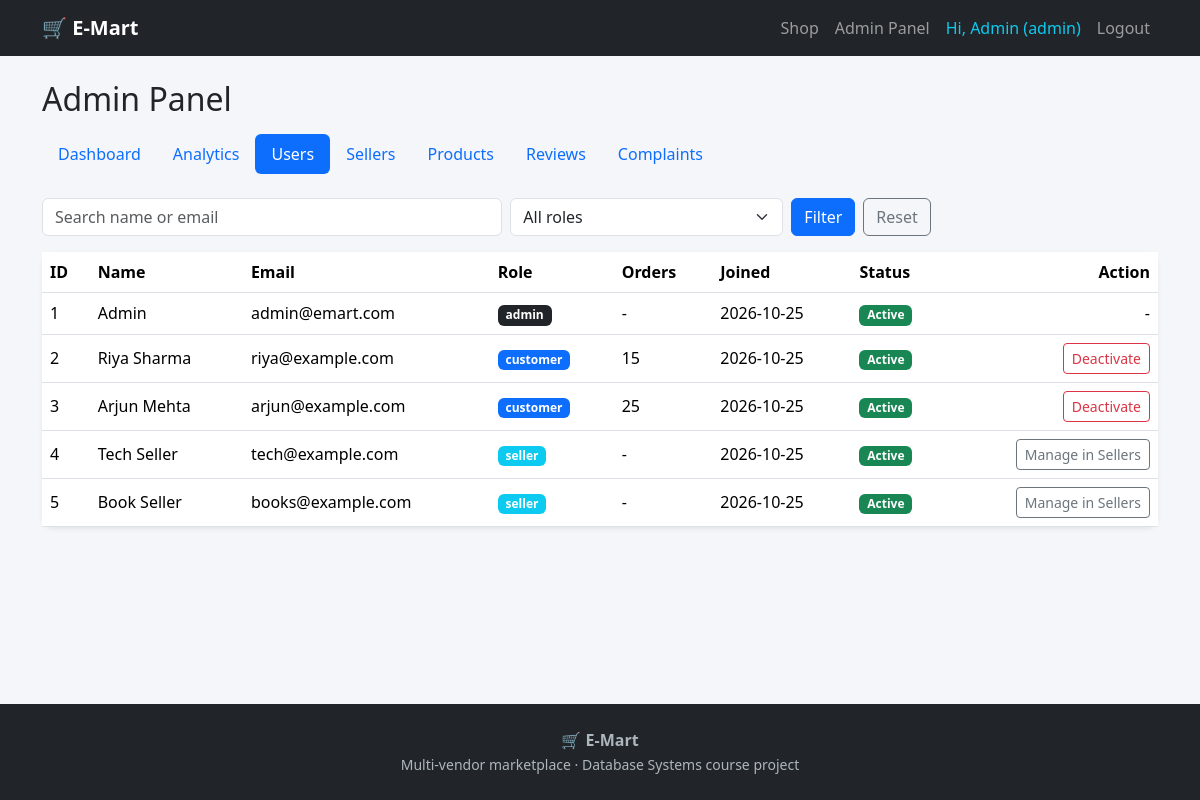
Page /admin/users (signed in) on the committed database.
### tables this page shows
CREATE TABLE users (
    user_id       INTEGER PRIMARY KEY AUTOINCREMENT,
    name          TEXT NOT NULL,
    email         TEXT NOT NULL UNIQUE,
    password_hash TEXT NOT NULL,
    role          TEXT NOT NULL CHECK (role IN ('customer', 'seller', 'admin')),
    is_active     INTEGER NOT NULL DEFAULT 1 CHECK (is_active IN (0, 1)),
    created_at    TEXT NOT NULL DEFAULT CURRENT_TIMESTAMP
);

### routes/admin.py (the view)
@admin_bp.route("/users")
@login_required("admin")
def users():
    q = request.args.get("q", "").strip()
    role = request.args.get("role", "")
    sql = """SELECT u.user_id, u.name, u.email, u.role, u.is_active, u.created_at,
                    (SELECT COUNT(*) FROM orders o WHERE o.user_id = u.user_id) AS order_count
             FROM users u WHERE 1 = 1"""
    params = []
    if q:
        sql += " AND (u.name LIKE ? OR u.email LIKE ?)"
        params += [f"%{q}%"] * 2
    if role in ("customer", "seller", "admin"):
        sql += " AND u.role = ?"
        params.append(role)
    sql += " ORDER BY u.user_id"
    conn = get_connection()
    rows = conn.execute(sql, params).fetchall()
    conn.close()
    return render_template("admin/users.html", rows=rows, q=q, role=role)

### app.py (called while the page is built)
def get_csrf_token():
    if "csrf_token" not in session:
        session["csrf_token"] = secrets.token_hex(16)
    return session["csrf_token"]

@app.before_request
def csrf_protect():
    session.permanent = True
    if request.method == "POST":
        sent = request.form.get("csrf_token", "")
        expected = session.get("csrf_token", "")
        if not expected or not hmac.compare_digest(sent, expected):
            abort(400)

@app.context_processor
def inject_csrf():
    return {"csrf_token": get_csrf_token()}

@app.before_request
def load_logged_in_user():
    g.user = None
    user_id = session.get("user_id")
    if user_id is not None:
        conn = get_connection()
        user = conn.execute(
            "SELECT user_id, name, email, role, is_active FROM users WHERE user_id = ?",
            (user_id,)).fetchone()
        conn.close()
        if user is None or not user["is_active"]:
            session.pop("user_id", None)
        else:
            g.user = user

@app.context_processor
def inject_cart_count():
    count = 0
    try:
        if g.get("user") is not None and g.user["role"] == "customer":
            conn = get_connection()
            count = conn.execute(
                "SELECT COALESCE(SUM(quantity), 0) FROM cart_items WHERE user_id = ?",
                (g.user["user_id"],)).fetchone()[0]
            conn.close()
    except sqlite3.Error:
        count = 0          # an error page must never crash because of the navbar
    return {"cart_count": count}

### db.py (called while the page is built)
def get_connection():
    conn = sqlite3.connect(DB_PATH)
    conn.row_factory = sqlite3.Row          # lets us use row["name"]
    conn.execute("PRAGMA foreign_keys = ON")
    return conn

### helpers.py (called while the page is built)
def login_required(role=None):
    def decorator(view):
        @wraps(view)
        def wrapper(*args, **kwargs):
            if g.user is None:
                flash("Please log in first.", "warning")
                return redirect(url_for("auth.login"))
            if role and g.user["role"] != role:
                flash("You don't have access to that page.", "danger")
                return redirect(url_for("home"))
            return view(*args, **kwargs)
        return wrapper
    return decorator

### templates/admin/users.html (shortened to what this page needs)
{% extends "base.html" %}
{% block content %}
<h2 class="mb-3">Admin Panel</h2>
{% include "admin/_tabs.html" %}
<form method="GET" class="row g-2 mb-3">
  <div class="col-md-5"><input type="text" name="q" value="{{ q }}" class="form-control" placeholder="Search name or email"></div>
  <div class="col-md-3">
    <select name="role" class="form-select">
      <option value="">All roles</option>
    </select>
  </div>
  <div class="col-md-4 d-flex gap-2">
    <button class="btn btn-primary">Filter</button>
    <a href="{{ url_for('admin.users') }}" class="btn btn-outline-secondary">Reset</a>
  </div>
</form>
<div class="card shadow-sm">
  <div class="table-responsive">
    <table class="table align-middle mb-0">
      <thead><tr><th>ID</th><th>Name</th><th>Email</th><th>Role</th><th>Orders</th><th>Joined</th><th>Status</th><th class="text-end">Action</th></tr></thead>
      <tbody>
        {% for u in rows %}
        <tr>
          <td>{{ u.user_id }}</td>
          <td>{{ u.name }}</td>
          <td>{{ u.email }}</td>
          <td><span class="badge bg-{{ {'customer': 'primary', 'seller': 'info', 'admin': 'dark'}.get(u.role) }}">{{ u.role }}</span></td>
          <td>{{ u.order_count if u.role == 'customer' else '-' }}</td>
          <td>{{ u.created_at[:10] }}</td>
          <td>{% if u.is_active %}<span class="badge bg-success">Active</span>{% else %}<span class="badge bg-danger">Deactivated</span>{% endif %}</td>
          <td class="text-end">
            {% if u.role == 'customer' %}
              <form method="POST" class="d-inline" action="{{ url_for('admin.toggle_user', user_id=u.user_id) }}"
                    data-confirm="{{ 'Deactivate' if u.is_active else 'Reactivate' }} {{ u.name }}?"
                    onsubmit="return confirm(this.dataset.confirm);">
                <button class="btn btn-sm {{ 'btn-outline-danger' if u.is_active else 'btn-outline-success' }}">
                  {{ 'Deactivate' if u.is_active else 'Reactivate' }}</button>
              </form>
            {% elif u.role == 'seller' %}
              <a href="{{ url_for('admin.sellers', q=u.email) }}" class="btn btn-sm btn-outline-secondary">Manage in Sellers</a>
            {% else %}-{% endif %}
          </td>
        </tr>
        {% else %}
        <tr><td colspan="8" class="text-muted text-center py-3">No users match.</td></tr>
        {% endfor %}
      </tbody>
    </table>
  </div>
</div>
{% endblock %}

### templates/base.html (shortened to what this page needs)
<!DOCTYPE html>
<html lang="en">
<head>
  <link href="https://cdn.jsdelivr.net/npm/bootstrap@5.3.3/dist/css/bootstrap.min.css" rel="stylesheet">
  <link href="{{ url_for('static', filename='css/style.css') }}" rel="stylesheet">
</head>
<body class="d-flex flex-column min-vh-100">
  <nav class="navbar navbar-expand-lg navbar-dark bg-dark">
    <div class="container">
      <a class="navbar-brand fw-bold" href="{{ url_for('home') }}">🛒 E-Mart</a>
      <div class="collapse navbar-collapse" id="nav">
        <ul class="navbar-nav ms-auto align-items-lg-center">
          <li class="nav-item"><a class="nav-link" href="{{ url_for('home') }}">Shop</a></li>
          {% if g.user %}
            {% if g.user.role == 'seller' %}
              <li class="nav-item"><a class="nav-link" href="{{ url_for('seller.dashboard') }}">Seller Dashboard</a></li>
            {% elif g.user.role == 'admin' %}
              <li class="nav-item"><a class="nav-link" href="{{ url_for('admin.dashboard') }}">Admin Panel</a></li>
            {% endif %}
            <li class="nav-item"><span class="nav-link text-info">Hi, {{ g.user.name }} ({{ g.user.role }})</span></li>
            <li class="nav-item"><a class="nav-link" href="{{ url_for('auth.logout') }}">Logout</a></li>
          {% else %}
            <li class="nav-item"><a class="nav-link" href="{{ url_for('auth.login') }}">Login</a></li>
            <li class="nav-item"><a class="nav-link" href="{{ url_for('auth.register') }}">Register</a></li>
          {% endif %}
        </ul>
      </div>
    </div>
  </nav>
  <main class="container my-4 flex-grow-1">
    {% block content %}{% endblock %}
  </main>
  <footer class="site-footer text-center py-4">
    <div class="fw-bold">🛒 E-Mart</div>
    <small>Multi-vendor marketplace · Database Systems course project</small>
  </footer>
</body>
</html>

### static/css/style.css (style rules this page uses)
body { background-color: #f5f6fa; }
.card { border: none; border-radius: 12px; }
.card { transition: transform .15s ease, box-shadow .15s ease; }
.site-footer { background: #212529; color: #adb5bd; }
.table > :not(caption) > * > * { vertical-align: middle; }

### rows in the picture
users: user.name "Admin", user.role "admin", user_id "1", name "Admin", email "admin@emart.com", role "admin", role "-", created_at "2026-10-25", is_active "Active"
users: user_id "2", name "Riya Sharma", email "riya@example.com", role "customer", role "15", created_at "2026-10-25", shows "Active", is_active "Deactivate"
users: user_id "3", name "Arjun Mehta", email "arjun@example.com", role "customer", role "25", created_at "2026-10-25", shows "Active", is_active "Deactivate"
users: user_id "4", name "Tech Seller", email "tech@example.com", role "seller", role "-", created_at "2026-10-25", is_active "Active"
users: user_id "5", name "Book Seller", email "books@example.com", role "seller", role "-", created_at "2026-10-25", is_active "Active"

### other values in the picture
{{ label }} "Dashboard" "Analytics" "Users" "Sellers" "Products" "Reviews" "Complaints"
